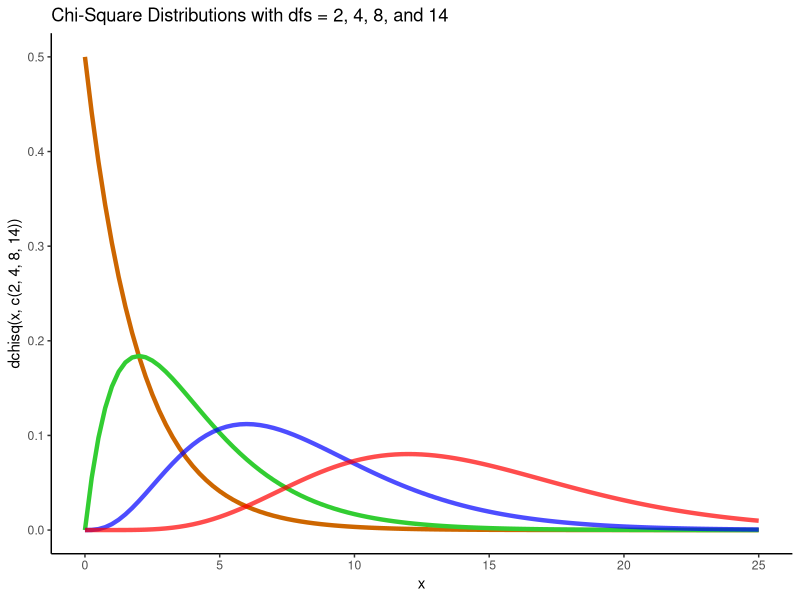

The R source for this figure:
#30DaysChartChallenge 

# distributions - statistics

# Andrew Ellis

# Boris Mayer

main_path <- "C:/github/chart_challenge/"
chart_path <- paste0(main_path,"charts")



library(tidyverse)
p <- data_frame(x = c(0, 25)) %>% 
  ggplot(aes(x = x)) 

png(paste0(chart_path,"chart_challenge9_statistics.png"))
p + stat_function(fun = dchisq, args = list(df = 2), color = c("#CD6600"), size = 1.5) +
  stat_function(fun = dchisq, args = list(df = 4), color = c("#32CD32"), size = 1.5) +
  stat_function(fun = dchisq, args = list(df = 8), color = "blue", size = 1.5, alpha = 0.7) +
  stat_function(fun = dchisq, args = list(df = 14), color = "red", size = 1.5, alpha = 0.7) +
  ggtitle("Chi-Square Distributions with dfs = 2, 4, 8, and 14") +
  xlab("x") +
  ylab("dchisq(x, c(2, 4, 8, 14))") +
  theme_classic()
dev.off()
#30DayChartChallenge - distributions - statics - I used #rstats package tidyverse. The code is from https://methodenlehre.github.io/SGSCLM-R-course/. My code for the chart challenge is on https://github.com/Japhilko/chart_challenge